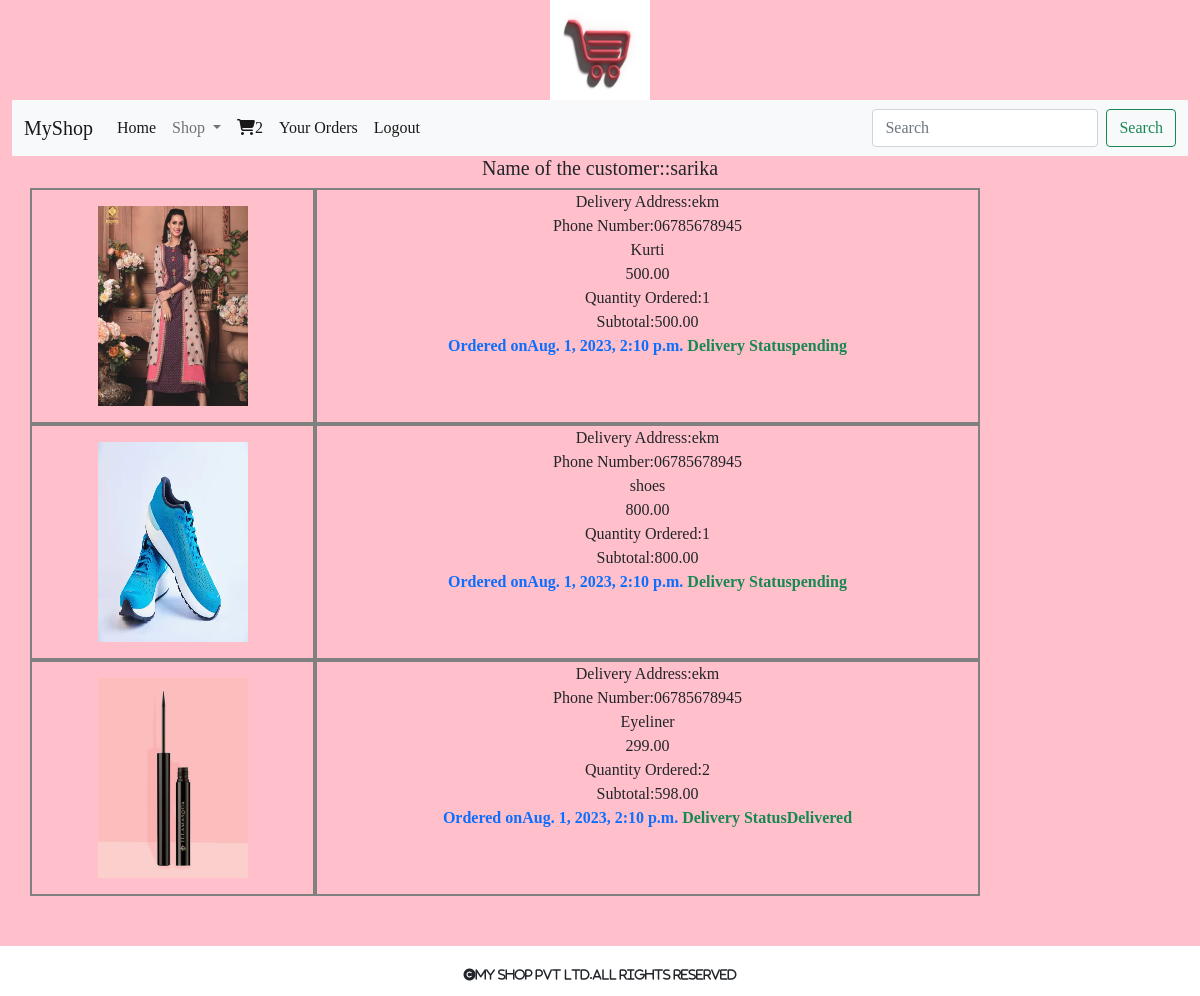
The page /cart/orderview (signed in) on the database its author committed.
### cart/models.py (models this page shows, shortened)
class Order(models.Model):
    user=models.ForeignKey(User,on_delete=models.CASCADE)
    product=models.ForeignKey(Product,on_delete=models.CASCADE)
    address=models.TextField()
    phone=models.CharField(max_length=100)
    order_status=models.CharField(max_length=30,default="pending")
    delivery_status=models.CharField(max_length=30,default="pending")
    noofitems=models.IntegerField()
    date_added=models.DateTimeField(auto_now_add=True)
    def subtotal(self):
        return self.noofitems*self.product.price

### shop/models.py (models this page shows, shortened)
class Product(models.Model):
    name=models.CharField(max_length=250,unique=True)
    slug=models.SlugField(max_length=250,unique=True)
    description=models.TextField(blank=True)
    image=models.ImageField(upload_to='shop/category',null=True,blank=True)
    price=models.DecimalField(max_digits=10,decimal_places=2)
    category=models.ForeignKey(Category,on_delete=models.CASCADE)
    stock=models.IntegerField()
    available=models.BooleanField(default=True)
    created=models.DateTimeField(auto_now_add=True)
    updated=models.DateTimeField(auto_now=True)

### cart/views.py (the view)
# urls.py: path("orderview", views.orderview, name="orderview"),
@login_required
def orderview(request):
    u=request.user
    o=Order.objects.filter(user=u,order_status='paid')
    return render(request,'orderview.html',{'o':o,'u':u.username})

### cart/context_processors.py (called while the page is built)
def counter(request):
    item_count=0
    if request.user.is_authenticated:
        user=request.user
        try:
            cart=Cart.objects.filter(user=user)
            for i in cart:
                item_count+=i.quantity
        except Cart.DoesNotExist:
            item_count=0
    return {'count':item_count}

### shop/context_processors.py (called while the page is built)
def menu_links(request):
    c=Category.objects.all()
    return {'links':c}

### templates/orderview.html (shortened to what this page needs)
{% extends 'base.html' %}
{% load static %}
{% block content %}
<div class="container" style="margin-bottom:100px;">
  <div class="row">
    <h5 class="text-center">Name of the customer::{{u}}</h5>
    {% for i in o %}
    <div class="col-sm-3 py-3" style="border:2px solid grey">
      <center>
      <img src="{{i.product.image.url}}" height="200px" width="150px"></center>
    </div>
    <div class="col-sm-7 text-center" style="border:2px solid grey">
      Delivery Address:{{i.address}}<br>
      Phone Number:{{i.phone}}<br>
      {{i.product.name}}<br>
      {{i.product.price}}<br>
      Quantity Ordered:{{i.noofitems}}<br>
      Subtotal:{{i.subtotal}}<br>
      <strong class="text-primary">Ordered on{{i.date_added}}</strong>
      <strong class="text-success">Delivery Status{{i.delivery_status}}</strong>
    </div>
     {% endfor %}
      </div>
</div>
{% endblock %}

### static/css/custom.css (style rules this page uses)
.pink { background-color:pink; font-family: 'Lily Script One', cursive; }

### rows shown on the page
Order: product.image (picture), address "ekm", phone "06785678945", product.name "Kurti", product.price "500.00", noofitems "1", subtotal "500.00", date_added "Aug. 1, 2023, 2:10 p.m.", delivery_status "pending"
Order: product.image (picture), address "ekm", phone "06785678945", product.name "shoes", product.price "800.00", noofitems "1", subtotal "800.00", date_added "Aug. 1, 2023, 2:10 p.m.", delivery_status "pending"
Order: product.image (picture), address "ekm", phone "06785678945", product.name "Eyeliner", product.price "299.00", noofitems "2", subtotal "598.00", date_added "Aug. 1, 2023, 2:10 p.m.", delivery_status "Delivered"

### other values the page prints
{{ count }} "2"
{{ u }} "sarika"
